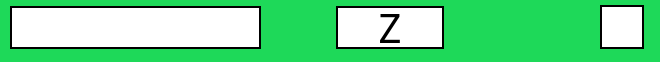
       <widget class="QWidget" name="key13" native="true">
        <property name="sizePolicy">
         <sizepolicy hsizetype="Preferred" vsizetype="Fixed">
          <horstretch>0</horstretch>
          <verstretch>0</verstretch>
         </sizepolicy>
        </property>
        <property name="minimumSize">
         <size>
          <width>0</width>
          <height>55</height>
         </size>
        </property>
        <property name="maximumSize">
         <size>
          <width>16777215</width>
          <height>90</height>
         </size>
        </property>
        <property name="cursor">
         <cursorShape>PointingHandCursor</cursorShape>
        </property>
        <property name="styleSheet">
         <string notr="true">background-color: rgb(30, 217, 89);
</string>
        </property>
        <widget class="QLineEdit" name="game_command13">
         <property name="geometry">
          <rect>
           <x>10</x>
           <y>6</y>
           <width>251</width>
           <height>43</height>
          </rect>
         </property>
         <property name="sizePolicy">
          <sizepolicy hsizetype="Expanding" vsizetype="Preferred">
           <horstretch>0</horstretch>
           <verstretch>0</verstretch>
          </sizepolicy>
         </property>
         <property name="minimumSize">
          <size>
           <width>0</width>
           <height>43</height>
          </size>
         </property>
         <property name="maximumSize">
          <size>
           <width>16777215</width>
           <height>16777215</height>
          </size>
         </property>
         <property name="font">
          <font>
           <family>Berlin Sans FB</family>
           <pointsize>20</pointsize>
          </font>
         </property>
         <property name="styleSheet">
          <string notr="true">background-color: rgb(255, 255, 255);
color: rgb(0, 0, 0);
border-style: solid;
border-width: 2px;
border-color: black;</string>
         </property>
         <property name="inputMask">
          <string notr="true"/>
         </property>
         <property name="maxLength">
          <number>16</number>
         </property>
         <property name="alignment">
          <set>Qt::AlignCenter</set>
         </property>
        </widget>
        <widget class="QLabel" name="key_13_name">
         <property name="geometry">
          <rect>
           <x>336</x>
           <y>6</y>
           <width>108</width>
           <height>43</height>
          </rect>
         </property>
         <property name="font">
          <font>
           <family>Berlin Sans FB</family>
           <pointsize>30</pointsize>
          </font>
         </property>
         <property name="styleSheet">
          <string notr="true">background-color: rgb(255, 255, 255);
border-style: solid;
border-width: 2px;
border-color: black;</string>
         </property>
         <property name="text">
          <string>Z</string>
         </property>
         <property name="alignment">
          <set>Qt::AlignCenter</set>
         </property>
        </widget>
        <widget class="QCheckBox" name="checkBoxZ">
         <property name="geometry">
          <rect>
           <x>600</x>
           <y>2</y>
           <width>51</width>
           <height>51</height>
          </rect>
         </property>
         <property name="styleSheet">
          <string notr="true">QCheckBox::indicator {
     width: 40px;
     height: 40px;
	border-style: solid;
    border-width: 2px;
    border-color: black;
}

QCheckBox::indicator:checked {
  background-color: rgb(7, 113, 240);
}
QCheckBox::indicator:unchecked {
    background-color: rgb(255, 255, 255);
}
</string>
         </property>
         <property name="text">
          <string/>
         </property>
         <property name="iconSize">
          <size>
           <width>23</width>
           <height>28</height>
          </size>
         </property>
         <property name="checkable">
          <bool>true</bool>
         </property>
        </widget>
       </widget>
